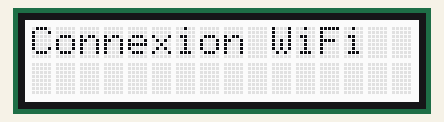
Simulated run of this sketch. Board: Arduino Uno R4 WiFi. Shown: 16×2 character LCD. WiFi joins after 1.5 s; servers stay silent unless stated; what the sketch prints to the serial monitor is not drawn.

Above: at 0.1 s.
At 1.7 s:
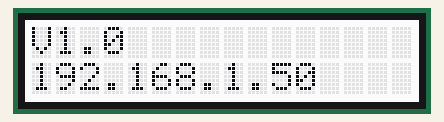

The sketch:

test_wifi_r4.ino
```cpp
#include "arduino_secrets.h"

#include <WiFiS3.h>
#include <Wire.h>
#include <rgb_lcd.h>

// =====================================
// 1. Configuration WiFi
// =====================================


// Remplacer par le mot de passe WiFi du TP


// Ecran Grove LCD
rgb_lcd lcd;

// Etat de la connexion
bool wifiConnected = false;


// =====================================
// 2. Verification de l'adresse IP
// =====================================

bool ipValide(IPAddress ip) {
  return ip[0] != 0 ||
         ip[1] != 0 ||
         ip[2] != 0 ||
         ip[3] != 0;
}


// =====================================
// 3. Initialisation du WiFi
// =====================================

bool setup_wifi() {

  Serial.println("Connexion au WiFi...");
  Serial.print("SSID : ");
  Serial.println(ssid);

  // Demarrer la connexion
  WiFi.begin(ssid, password);

  unsigned long debut = millis();

  // Attendre maximum 30 secondes
  while (millis() - debut < 30000) {

    int status = WiFi.status();
    IPAddress ip = WiFi.localIP();

    // WiFi connecte ET adresse IP valide
    if (status == WL_CONNECTED && ipValide(ip)) {

      Serial.println("WiFi connecte !");
      Serial.print("Adresse IP : ");
      Serial.println(ip);

      return true;
    }

    delay(500);
  }

  Serial.println("WiFi : connexion ou DHCP echoue");
  return false;
}


// =====================================
// 4. Affichage sur le LCD
// =====================================

void afficherLCD() {

  lcd.clear();

  lcd.setCursor(0, 0);
  lcd.print("V1.0");

  lcd.setCursor(0, 1);

  IPAddress ip = WiFi.localIP();

  if (WiFi.status() == WL_CONNECTED && ipValide(ip)) {

    lcd.print(ip);

  } else {

    lcd.print("IP en attente");
  }
}


// =====================================
// 5. Fonction setup()
// =====================================

void setup() {

  Serial.begin(9600);

  // Initialiser LCD
  Wire.begin();
  lcd.begin(16, 2);
  lcd.clear();

  lcd.setCursor(0, 0);
  lcd.print("Connexion WiFi");

  // Initialiser WiFi
  wifiConnected = setup_wifi();

  afficherLCD();
}


// =====================================
// 6. Fonction loop()
// =====================================

void loop() {

  // Verifier l'etat de la connexion
  int status = WiFi.status();
  IPAddress ip = WiFi.localIP();

  wifiConnected =
    (status == WL_CONNECTED && ipValide(ip));

  // Afficher les informations dans Serial Monitor
  Serial.print("WiFi Status : ");
  Serial.println(status);

  Serial.print("Adresse IP : ");
  Serial.println(ip);

  // Actualiser le LCD
  afficherLCD();

  // Reessayer la connexion si necessaire
  if (!wifiConnected) {

    Serial.println("Nouvelle tentative WiFi...");

    wifiConnected = setup_wifi();
    afficherLCD();
  }

  delay(1000);
}
```

arduino_secrets.example.h
```cpp
#pragma once

const char ssid[] = "REPLACE_ME";
const char password[] = "REPLACE_ME";
```
